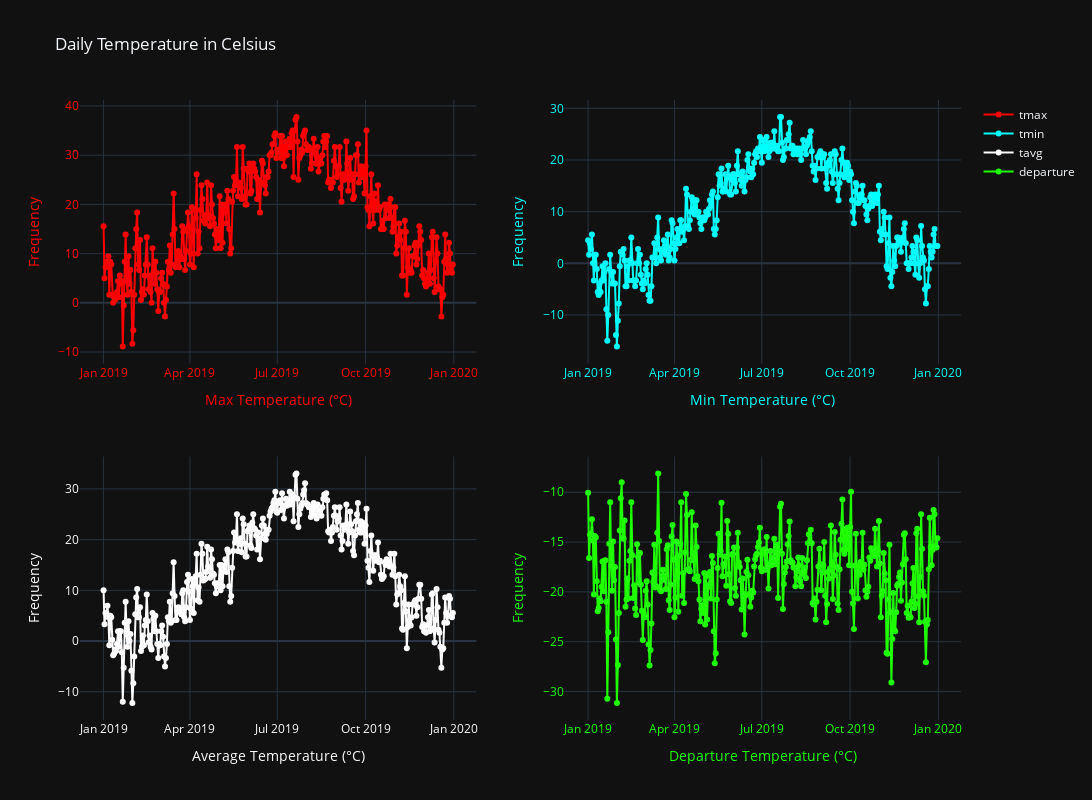

Notebook code cell kept with this figure:
### Code cell
from plotly.subplots import make_subplots
import plotly.graph_objects as go

fig = make_subplots(rows=2,
                    cols=2)
rc = [[1,1],[1,2],[2,1],[2,2]]
col_names = ["tmax_c", "tmin_c", "tavg_c", "departure_c"]
colors = ["#FF0000", "#00FFFB", "#FCFCFC", "#1FFF00"]
names = ["tmax", "tmin", "tavg", "departure"]
title_texts = ["Max Temperature (°C)","Min Temperature (°C)", "Average Temperature (°C)", "Departure Temperature (°C)"]

# ITERATE OVER DATAFRAMES
for i in range(4):
    # Add one subplot
    fig.add_trace(
        go.Scatter(x = df["date"],
                   y= df[col_names[i]],
                   name=names[i],
                   marker=dict(color=colors[i]),
                   hovertemplate = title_texts[i] + ' %{y:.2f}',
                   mode='lines+markers' 
                  ), 
        row=rc[i][0], col=rc[i][1] 
    )
    fig.update_xaxes(
        title_text=title_texts[i],
        title_font_color=colors[i],
        tickfont_color=colors[i], 
        row=rc[i][0], col=rc[i][1]) 
    fig.update_yaxes(
        title_text = "Frequency", 
        title_font_color=colors[i],
        tickfont_color=colors[i], 
        row=rc[i][0], col=rc[i][1]) 
    
fig.update_layout(height=800,
                  width=1100,
                  title_text="Daily Temperature in Celsius",
                  template="plotly_dark")
fig.show()

### Figure 1 — Plotly figure (JSON) as saved in the notebook; plotly's stock layout.template omitted (floating-point values rounded to 4 significant figures; data arrays with more than 128 entries replaced by an {"elided": "..."} marker saying what was removed)
{"data": [{"hovertemplate": "Max Temperature (°C) %{y:.2f}", "marker": {"color": "#FF0000"}, "mode": "lines+markers", "name": "tmax", "type": "scatter", "x": {"elided": "365 str values"}, "xaxis": "x", "y": {"elided": "365 float values"}, "yaxis": "y"}, {"hovertemplate": "Min Temperature (°C) %{y:.2f}", "marker": {"color": "#00FFFB"}, "mode": "lines+markers", "name": "tmin", "type": "scatter", "x": {"elided": "365 str values"}, "xaxis": "x2", "y": {"elided": "365 float values"}, "yaxis": "y2"}, {"hovertemplate": "Average Temperature (°C) %{y:.2f}", "marker": {"color": "#FCFCFC"}, "mode": "lines+markers", "name": "tavg", "type": "scatter", "x": {"elided": "365 str values"}, "xaxis": "x3", "y": {"elided": "365 float values"}, "yaxis": "y3"}, {"hovertemplate": "Departure Temperature (°C) %{y:.2f}", "marker": {"color": "#1FFF00"}, "mode": "lines+markers", "name": "departure", "type": "scatter", "x": {"elided": "365 str values"}, "xaxis": "x4", "y": {"elided": "365 float values"}, "yaxis": "y4"}], "layout": {"height": 800, "title": {"text": "Daily Temperature in Celsius"}, "width": 1100, "xaxis": {"anchor": "y", "domain": [0, 0.45], "tickfont": {"color": "#FF0000"}, "title": {"font": {"color": "#FF0000"}, "text": "Max Temperature (°C)"}}, "xaxis2": {"anchor": "y2", "domain": [0.55, 1], "tickfont": {"color": "#00FFFB"}, "title": {"font": {"color": "#00FFFB"}, "text": "Min Temperature (°C)"}}, "xaxis3": {"anchor": "y3", "domain": [0, 0.45], "tickfont": {"color": "#FCFCFC"}, "title": {"font": {"color": "#FCFCFC"}, "text": "Average Temperature (°C)"}}, "xaxis4": {"anchor": "y4", "domain": [0.55, 1], "tickfont": {"color": "#1FFF00"}, "title": {"font": {"color": "#1FFF00"}, "text": "Departure Temperature (°C)"}}, "yaxis": {"anchor": "x", "domain": [0.575, 1], "tickfont": {"color": "#FF0000"}, "title": {"font": {"color": "#FF0000"}, "text": "Frequency"}}, "yaxis2": {"anchor": "x2", "domain": [0.575, 1], "tickfont": {"color": "#00FFFB"}, "title": {"font": {"color": "#00FFFB"}, "text": "Frequency"}}, "yaxis3": {"anchor": "x3", "domain": [0, 0.425], "tickfont": {"color": "#FCFCFC"}, "title": {"font": {"color": "#FCFCFC"}, "text": "Frequency"}}, "yaxis4": {"anchor": "x4", "domain": [0, 0.425], "tickfont": {"color": "#1FFF00"}, "title": {"font": {"color": "#1FFF00"}, "text": "Frequency"}}}}
